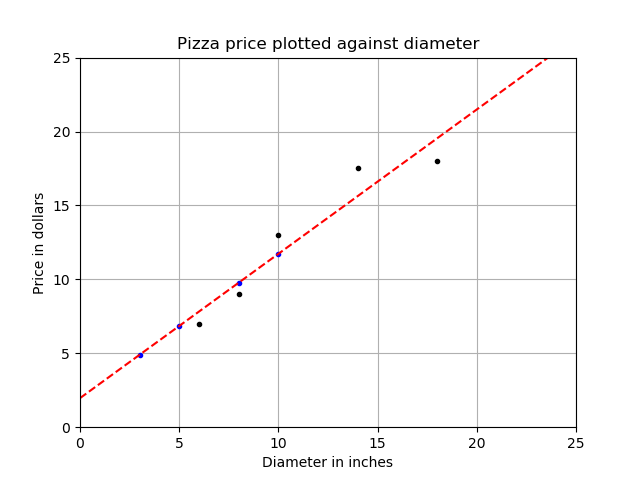

Recreate this plot in Python.
import numpy as np
import matplotlib.pyplot as plt 
from sklearn.linear_model import LinearRegression
from sklearn.preprocessing import PolynomialFeatures

# Training data
X = np.array([[6],[8],[10],[14],[18]]).reshape(-1,1)
y = np.array([7,9,13,17.5,18])

# Estimator
model = LinearRegression()
model.fit(X,y)

# Predict
X_test = np.array([[3],[5],[8],[10],[24]])
y_test = model.predict(X_test)

# Figure
xx = np.linspace(0,25).reshape(-1,1)
yy = model.predict(xx)
plt.figure()
plt.title('Pizza price plotted against diameter')
plt.xlabel('Diameter in inches')
plt.ylabel('Price in dollars')
plt.plot(X,y,'k.')
plt.plot(X_test,y_test,'b.')
plt.plot(xx,yy,c='r',linestyle='--')
plt.axis([0,25,0,25])
plt.grid(True)
plt.savefig('01 Linear Regression.png')
plt.show()


